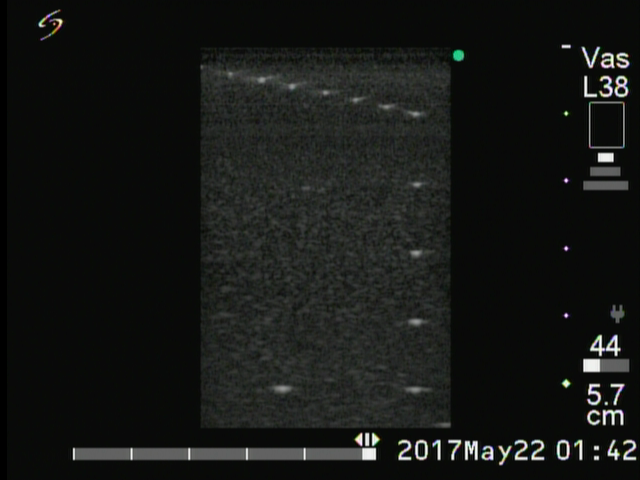
%> input picture 57-high-res.bmp, 640 x 480 px
$ octave EXP1.m   (GNU Octave 9; MATLAB toolbox functions it lacks are replaced by stand-ins)
%> lines starting %> are read from the running program, lines starting %| are printed output that depends on the picture
% B-mode 影像實驗的範例程式
% 若不清楚所使用之MATLAB指令，請查MATLAB help
% Edited by M.-L. Li 05/14/2002
clear;
DR = 60;	% dynamic range (動態範圍) of the image
                % 因Sonosite無法顯示使用的動態範圍(通常會顯示在其他系統的原始影像上),可直接使用DR=60
	% 同學也可以嘗試改變DR, 並探討DR對影像呈現上有何作用.

% 在MATLAB中,imread進來的影像資料 data type 為 "uint8"
OriIm = imread('57-high-res.bmp');
%> OriIm is the input picture: size 480x640x3 uint8; mean R, G, B 21.8, 23.5, 21.4
%GrayIm = rgb2gray(OriIm);	% rgb to gray scale, data type : uint8

% 在MATLAB中，+,-,*,/等數值運算或函式只能使用於data type為doulbe的資料上，
% 因此，在此先將uint8的data type轉成"double"
OriIm = rgb2gray(OriIm);
%> OriIm: size 480x640 uint8
GrayIm = double(OriIm);
figure,imagesc(GrayIm), colormap(gray)

% 將原始影像上，真正屬於仿體影像的部份取出，不同的影像取的區域不同，
% 請自己找出自己擷取影像真正屬於仿體影像的部份
GrayIm = GrayIm(50:430,150:330);
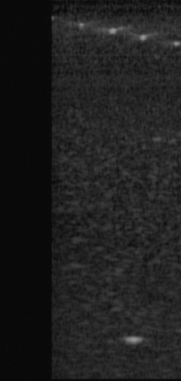
%> GrayIm: size 381x181 double; min 7, max 149, mean 30.2

% gray to dB 由0-255的灰階轉成 dB
dBIm = GrayIm - min(min(GrayIm));	% set min value to 0
dBIm = dBIm/max(max(dBIm));			% normalization, 0 - 1
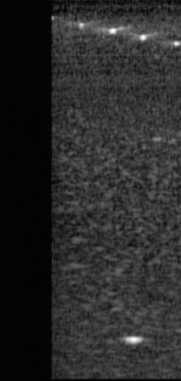
%> dBIm: size 381x181 double; min 0, max 1, mean 0.164
dBIm = dBIm*DR;							% to dB, 0 - DR

% show B-mode image
figure
image(dBIm)
colormap(gray(DR))
axis image
rectangle('Position' , [120 280 30 30] , 'Edgecolor' , 'r')
colorbar
title('B-mode image, dynamic range = 50dB')
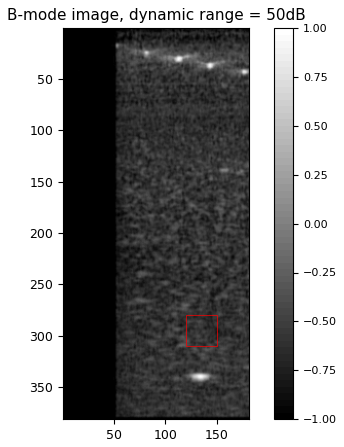
%> figure redrawn from the program's plot data

% ---------------------  estimate PSF size  -----------------
% 請比較不同深度上的點，PSF size有無差別?
% 比較single zone focusing與multi-zone focusing,同一深度的PSF size有無差別?

% 點的範圍
ImPt = dBIm(320:340 , 70:110);    % 請輸入範圍
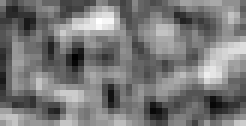
%> ImPt: size 21x41 double (shown 6 times larger); min 7.61, max 20.28, mean 13.6; drawn with min black and max white


% 以lateral projection求橫向上的PSF size
ptLalProj = max(ImPt) - max(max(ImPt)); % normalise, in dB
%> ptLalProj = 41 values, max 0 at index 17, min -5.49 at index 23, mean -3

% show lateral projection
figure
plot(ptLalProj)
title('lateral projection')
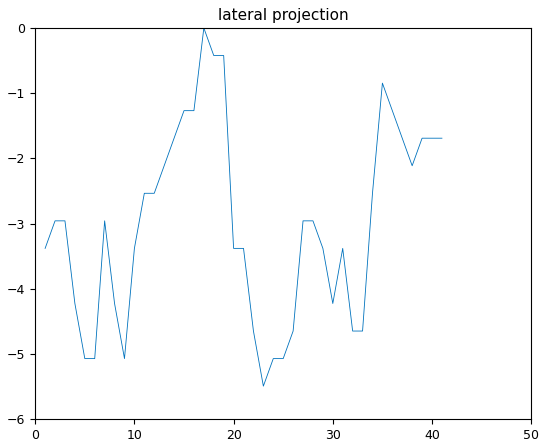
%> figure redrawn from the program's plot data; curve peaks at x = 17, y = 0

% axial projection
ptAxiProj = max(ImPt,[],2) - max(max(ImPt,[],2));   % 請transpose 點影像, 再取與lateral projection相同的計算方式
%> ptAxiProj = 21 values, max 0 at index 4, min -4.65 at index 19, mean -2.41
figure
plot(ptAxiProj)
title('axial projection')
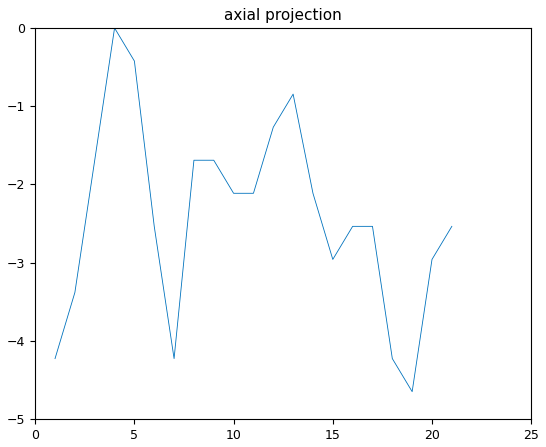
%> figure redrawn from the program's plot data; curve peaks at x = 4, y = 0

% 計算 lateral projection 的-6dB寬度. 此為psf size
idx = find(ptLalProj >= -6 );	% find the indexes of the values, >= -6 dB
%> idx = 41 values from 1 to 41
% !!!!!!!!!!! 近似求法，請以較準確的方法求出-6dB寬度?
%> (the run ends here)

$ run again, with -6-15_low_pen.bmp copied over 57-high-res.bmp
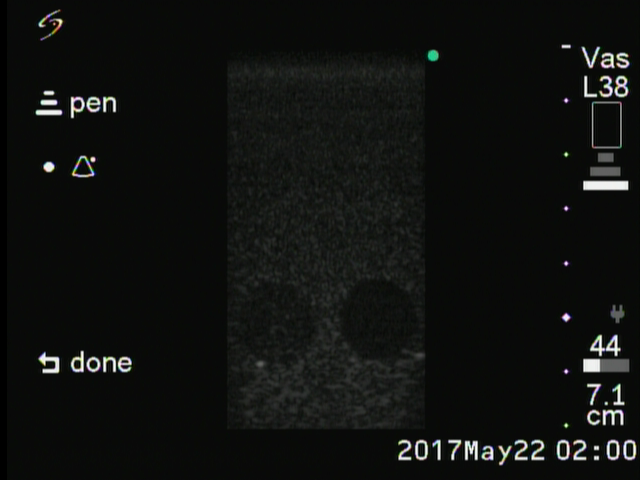
%> input picture -6-15_low_pen.bmp, 640 x 480 px
%> OriIm is the input picture: size 480x640x3 uint8; mean R, G, B 16.3, 17.8, 16
%> OriIm: size 480x640 uint8
%> `ImPt = dBIm(320:340 , 70:110);`:
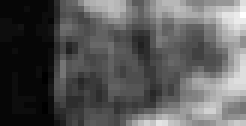
%> ImPt: size 21x41 double (shown 6 times larger); min 0, max 26.29, mean 9.2; drawn with min black and max white
%> ptLalProj = 41 values, max 0 at index 41, min -24.94 at index 1, mean -11.23
%> ptAxiProj = 21 values, max 0 at index 3, min -9.44 at index 8, mean -4.69
%> `title('axial projection')`:
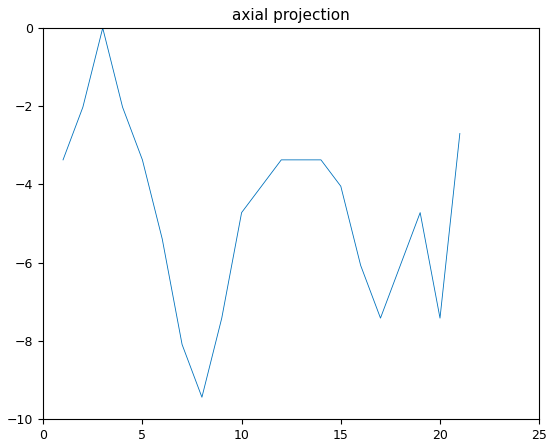
%> figure redrawn from the program's plot data; curve peaks at x = 3, y = 0
%> idx = [25 27 28 35 36 37 38 39 40 41]
